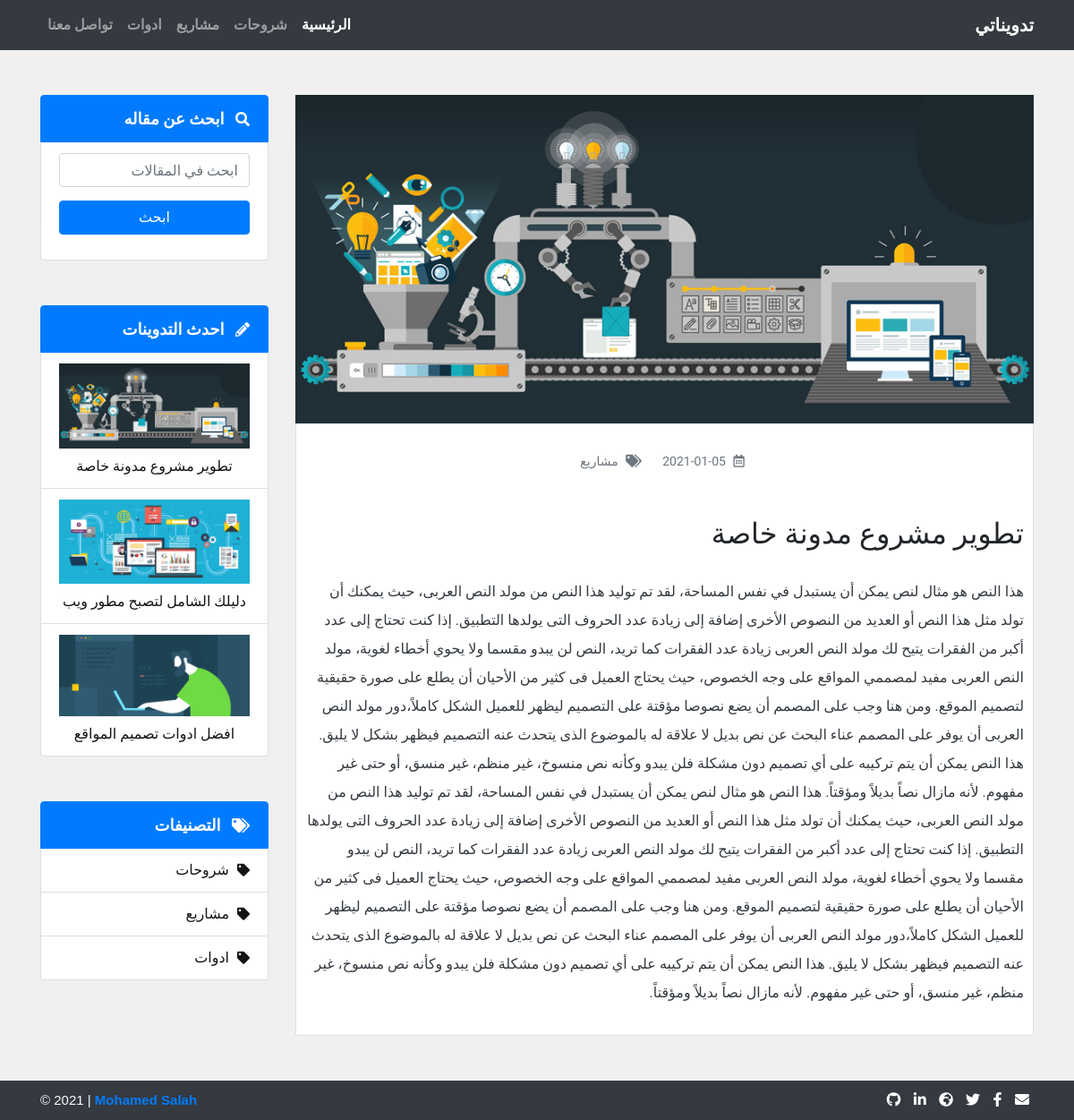
Page /post.php?id=33 on the earlier database version.
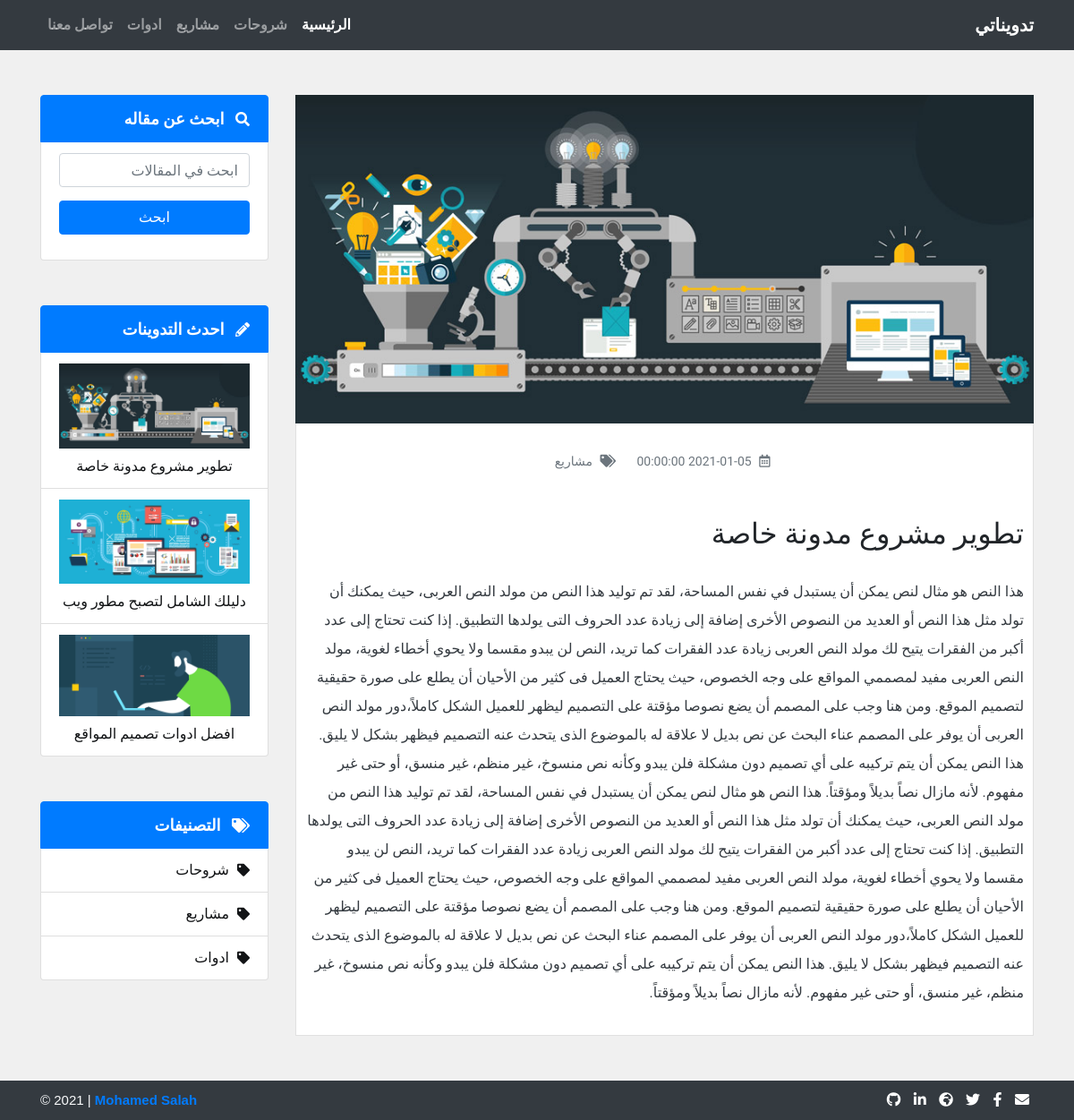
Same page on the later database version.
### tables this page shows
CREATE TABLE `posts` (
  `post_id` int(11) NOT NULL,
  `post_title` varchar(100) NOT NULL,
  `post_category` varchar(100) NOT NULL,
  `post_content` varchar(5000) NOT NULL,
  `post_picture` varchar(100) NOT NULL,
  `post_date` DATETIME NOT NULL DEFAULT current_timestamp()
);

### post.php (the view, shortened to what this page needs)
<?php
include 'dashboard/include/connection.php';
include 'include/header.php';
include 'include/navbar.php';
$postID = $_GET['id'];
?>
<div class="content">
  <div class="container">
    <div class="row">
      <div class="single-post col-lg-9">
        <?php
        $query = 'SELECT * FROM posts WHERE post_id = ?';
        $stmt = $db->prepare($query);
        $stmt->execute([$postID]);
        $row = $stmt->fetch();
        ?>
        <div class="post-img">
          <img class="img-fluid" src="images/posts/<?php echo $row['post_picture']; ?>" alt="Post Image">
        </div>
        <div class="post-details border-top-0 bg-white">
          <div class="post-meta text-secondary text-center">
            <i class="far fa-calendar-alt"></i>
            <span class="date"><?php echo $row['post_date']; ?></span>
            <i class="fas fa-tags"></i>
            <span class="tag"><?php echo $row['post_category']; ?></span>
          </div>
          <div class="post-title">
            <h2><?php echo $row['post_title']; ?></h2>
          </div>
          <div class="post-content text-dark">
            <p><?php echo $row['post_content']; ?></p>
          </div>
        </div>
      </div>
      <div class="d-none d-lg-block col-lg-3">
        <?php
        include 'include/sidebar.php';
        ?>
      </div>
    </div>
  </div>
</div>
<?php
include 'include/footer.php';
?>

### include/sidebar.php
<div class="sidebar-item search">
  <ul class="list-group">
    <li class="list-group-item active">
      <i class="fas fa-search"></i>
      <span class="category-name">ابحث عن مقاله</span>
    </li>
    <li class="list-group-item">
      <form action="search.php" method="get">
        <div class="form-group">
          <input class="form-control" type="text" id="search" name="search" placeholder="ابحث في المقالات">
          <button type="submit" id="submit" class="btn btn-primary d-block btn-block">ابحث</button>
        </div>
      </form>
    </li>
  </ul>
</div>
<div class="sidebar-item latest-posts">
  <ul class="list-group">
    <li class="list-group-item active">
      <i class="fas fa-pencil-alt"></i>
      <span class="category-name">احدث التدوينات</span>
    </li>
    <?php
    $limit = 3;
    $start = 0;
    $stmt = $db->query('SELECT post_id,post_picture, post_title FROM posts ORDER BY post_id DESC LIMIT ' . $start . ', ' . $limit);
    while($row = $stmt->fetch()) {
      ?>
      <li class="list-group-item">
        <a class="text-center" href="post.php?id=<?php echo $row['post_id']; ?>">
          <img class="d-block mb-2 img-fluid" src="images/posts/<?php echo $row['post_picture']; ?>" alt="Post Image">
          <span><?php echo $row['post_title']; ?></span>
        </a>
      </li>
      <?php
    }
    ?>
  </ul>
</div>
<div class="sidebar-item categories">
  <ul class="list-group">
    <li class="list-group-item active">
      <i class="fas fa-tags"></i>
      <span class="category-name">التصنيفات</span>
    </li>
    <?php
    $stmt = $db->query('SELECT category_name FROM categories ORDER BY category_id');
    while($row = $stmt->fetch()) {
      ?>
      <li class="list-group-item">
        <a href="categories.php?category=<?php echo $row['category_name']; ?>">
          <i class="fas fa-tag"></i>
          <span><?php echo $row['category_name']; ?></span>
        </a>
      </li>
      <?php
    }
    ?>
  </ul>
</div>

Differences in the rows shown:
changed posts "تطوير مشروع مدونة خاصة": post_date "2021-01-05" → "2021-01-05 00:00:00"
